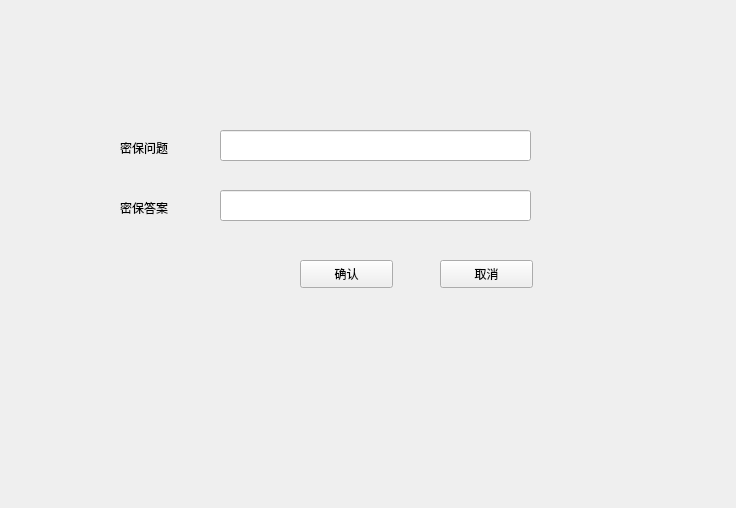
<?xml version="1.0" encoding="UTF-8"?>
<ui version="4.0">
 <class>SafeSettings</class>
 <widget class="QWidget" name="SafeSettings">
  <property name="geometry">
   <rect>
    <x>0</x>
    <y>0</y>
    <width>736</width>
    <height>508</height>
   </rect>
  </property>
  <property name="windowTitle">
   <string>Form</string>
  </property>
  <widget class="QLabel" name="label">
   <property name="geometry">
    <rect>
     <x>120</x>
     <y>140</y>
     <width>72</width>
     <height>15</height>
    </rect>
   </property>
   <property name="text">
    <string>密保问题</string>
   </property>
  </widget>
  <widget class="QLabel" name="label_2">
   <property name="geometry">
    <rect>
     <x>120</x>
     <y>200</y>
     <width>72</width>
     <height>15</height>
    </rect>
   </property>
   <property name="text">
    <string>密保答案</string>
   </property>
  </widget>
  <widget class="QLineEdit" name="ques_le">
   <property name="geometry">
    <rect>
     <x>220</x>
     <y>130</y>
     <width>311</width>
     <height>31</height>
    </rect>
   </property>
  </widget>
  <widget class="QLineEdit" name="ans_le">
   <property name="geometry">
    <rect>
     <x>220</x>
     <y>190</y>
     <width>311</width>
     <height>31</height>
    </rect>
   </property>
  </widget>
  <widget class="QPushButton" name="yes_btn">
   <property name="geometry">
    <rect>
     <x>300</x>
     <y>260</y>
     <width>93</width>
     <height>28</height>
    </rect>
   </property>
   <property name="text">
    <string>确认</string>
   </property>
  </widget>
  <widget class="QPushButton" name="cancel_btn">
   <property name="geometry">
    <rect>
     <x>440</x>
     <y>260</y>
     <width>93</width>
     <height>28</height>
    </rect>
   </property>
   <property name="text">
    <string>取消</string>
   </property>
  </widget>
 </widget>
 <resources/>
 <connections/>
</ui>
